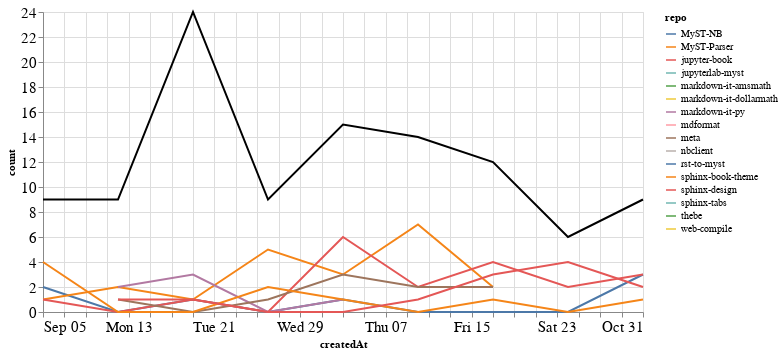

Here is the notebook cell this chart was saved with:
### Markdown cell above
### Comments

### Code cell
comments_time = comments.groupby('repo').resample('W', on='createdAt').count()['author'].reset_index()
comments_time = comments_time.rename(columns={'author': 'count'})
comments_time_total = comments_time.groupby('createdAt').agg({"count": "sum"}).reset_index()
ch1 = alt.Chart(comments_time, width=600).mark_line().encode(
    x='createdAt',
    y='count',
    color='repo',
    tooltip="repo"
)

ch2 = alt.Chart(comments_time_total, width=600).mark_line(color="black").encode(
    x='createdAt',
    y='count',
)

ch1 + ch2

### Figure 1 — Vega-Lite specification as saved in the notebook (floating-point values rounded to 4 significant figures)
{"config": {"axisLeft": {"labelFontSize": 15}, "axisBottom": {"labelFontSize": 15}}, "layer": [{"data": {"name": "data-c4b0a51a999504d1cea94fb1f0e82e3d"}, "mark": "line", "encoding": {"color": {"type": "nominal", "field": "repo"}, "tooltip": {"type": "nominal", "field": "repo"}, "x": {"type": "temporal", "field": "createdAt"}, "y": {"type": "quantitative", "field": "count"}}, "width": 600}, {"data": {"name": "data-f5af25a0b77bdbe457fc29938b5c3799"}, "mark": {"type": "line", "color": "black"}, "encoding": {"x": {"type": "temporal", "field": "createdAt"}, "y": {"type": "quantitative", "field": "count"}}, "width": 600}], "$schema": "https://vega.github.io/schema/vega-lite/v4.8.1.json", "datasets": {"data-c4b0a51a999504d1cea94fb1f0e82e3d": [{"repo": "MyST-NB", "createdAt": "2021-09-05T00:00:00", "count": 2}, {"repo": "MyST-NB", "createdAt": "2021-09-12T00:00:00", "count": 0}, {"repo": "MyST-NB", "createdAt": "2021-09-19T00:00:00", "count": 1}, {"repo": "MyST-NB", "createdAt": "2021-09-26T00:00:00", "count": 0}, {"repo": "MyST-NB", "createdAt": "2021-10-03T00:00:00", "count": 1}, {"repo": "MyST-NB", "createdAt": "2021-10-10T00:00:00", "count": 0}, {"repo": "MyST-NB", "createdAt": "2021-10-17T00:00:00", "count": 0}, {"repo": "MyST-NB", "createdAt": "2021-10-24T00:00:00", "count": 0}, {"repo": "MyST-NB", "createdAt": "2021-10-31T00:00:00", "count": 3}, {"repo": "MyST-Parser", "createdAt": "2021-09-05T00:00:00", "count": 1}, {"repo": "MyST-Parser", "createdAt": "2021-09-12T00:00:00", "count": 2}, {"repo": "MyST-Parser", "createdAt": "2021-09-19T00:00:00", "count": 1}, {"repo": "MyST-Parser", "createdAt": "2021-09-26T00:00:00", "count": 5}, {"repo": "MyST-Parser", "createdAt": "2021-10-03T00:00:00", "count": 3}, {"repo": "MyST-Parser", "createdAt": "2021-10-10T00:00:00", "count": 7}, {"repo": "MyST-Parser", "createdAt": "2021-10-17T00:00:00", "count": 2}, {"repo": "jupyter-book", "createdAt": "2021-09-05T00:00:00", "count": 1}, {"repo": "jupyter-book", "createdAt": "2021-09-12T00:00:00", "count": 0}, {"repo": "jupyter-book", "createdAt": "2021-09-19T00:00:00", "count": 1}, {"repo": "jupyter-book", "createdAt": "2021-09-26T00:00:00", "count": 0}, {"repo": "jupyter-book", "createdAt": "2021-10-03T00:00:00", "count": 6}, {"repo": "jupyter-book", "createdAt": "2021-10-10T00:00:00", "count": 2}, {"repo": "jupyter-book", "createdAt": "2021-10-17T00:00:00", "count": 4}, {"repo": "jupyter-book", "createdAt": "2021-10-24T00:00:00", "count": 2}, {"repo": "jupyter-book", "createdAt": "2021-10-31T00:00:00", "count": 3}, {"repo": "jupyterlab-myst", "createdAt": "2021-09-19T00:00:00", "count": 7}, {"repo": "markdown-it-amsmath", "createdAt": "2021-09-12T00:00:00", "count": 1}, {"repo": "markdown-it-dollarmath", "createdAt": "2021-09-12T00:00:00", "count": 1}, {"repo": "markdown-it-py", "createdAt": "2021-09-12T00:00:00", "count": 2}, {"repo": "markdown-it-py", "createdAt": "2021-09-19T00:00:00", "count": 3}, {"repo": "markdown-it-py", "createdAt": "2021-09-26T00:00:00", "count": 0}, {"repo": "markdown-it-py", "createdAt": "2021-10-03T00:00:00", "count": 1}, {"repo": "mdformat", "createdAt": "2021-09-05T00:00:00", "count": 1}, {"repo": "meta", "createdAt": "2021-09-12T00:00:00", "count": 1}, {"repo": "meta", "createdAt": "2021-09-19T00:00:00", "count": 0}, {"repo": "meta", "createdAt": "2021-09-26T00:00:00", "count": 1}, {"repo": "meta", "createdAt": "2021-10-03T00:00:00", "count": 3}, {"repo": "meta", "createdAt": "2021-10-10T00:00:00", "count": 2}, {"repo": "meta", "createdAt": "2021-10-17T00:00:00", "count": 2}, {"repo": "nbclient", "createdAt": "2021-09-19T00:00:00", "count": 7}, {"repo": "rst-to-myst", "createdAt": "2021-09-19T00:00:00", "count": 3}, {"repo": "sphinx-book-theme", "createdAt": "2021-09-05T00:00:00", "count": 4}, {"repo": "sphinx-book-theme", "createdAt": "2021-09-12T00:00:00", "count": 0}, {"repo": "sphinx-book-theme", "createdAt": "2021-09-19T00:00:00", "count": 0}, {"repo": "sphinx-book-theme", "createdAt": "2021-09-26T00:00:00", "count": 2}, {"repo": "sphinx-book-theme", "createdAt": "2021-10-03T00:00:00", "count": 1}, {"repo": "sphinx-book-theme", "createdAt": "2021-10-10T00:00:00", "count": 0}, {"repo": "sphinx-book-theme", "createdAt": "2021-10-17T00:00:00", "count": 1}, {"repo": "sphinx-book-theme", "createdAt": "2021-10-24T00:00:00", "count": 0}, {"repo": "sphinx-book-theme", "createdAt": "2021-10-31T00:00:00", "count": 1}, {"repo": "sphinx-design", "createdAt": "2021-09-12T00:00:00", "count": 1}, {"repo": "sphinx-design", "createdAt": "2021-09-19T00:00:00", "count": 1}, {"repo": "sphinx-design", "createdAt": "2021-09-26T00:00:00", "count": 0}, {"repo": "sphinx-design", "createdAt": "2021-10-03T00:00:00", "count": 0}, {"repo": "sphinx-design", "createdAt": "2021-10-10T00:00:00", "count": 1}, {"repo": "sphinx-design", "createdAt": "2021-10-17T00:00:00", "count": 3}, {"repo": "sphinx-design", "createdAt": "2021-10-24T00:00:00", "count": 4}, {"repo": "sphinx-design", "createdAt": "2021-10-31T00:00:00", "count": 2}, {"repo": "sphinx-tabs", "createdAt": "2021-09-12T00:00:00", "count": 1}, {"repo": "thebe", "createdAt": "2021-10-10T00:00:00", "count": 2}, {"repo": "web-compile", "createdAt": "2021-09-26T00:00:00", "count": 1}], "data-f5af25a0b77bdbe457fc29938b5c3799": [{"createdAt": "2021-09-05T00:00:00", "count": 9}, {"createdAt": "2021-09-12T00:00:00", "count": 9}, {"createdAt": "2021-09-19T00:00:00", "count": 24}, {"createdAt": "2021-09-26T00:00:00", "count": 9}, {"createdAt": "2021-10-03T00:00:00", "count": 15}, {"createdAt": "2021-10-10T00:00:00", "count": 14}, {"createdAt": "2021-10-17T00:00:00", "count": 12}, {"createdAt": "2021-10-24T00:00:00", "count": 6}, {"createdAt": "2021-10-31T00:00:00", "count": 9}]}}
